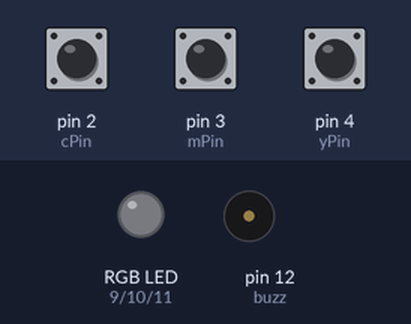
The sketch below on a simulated Arduino Uno, built with avr-gcc and run on an emulated ATmega328P. Shown: an RGB LED mixed from three pins (HIGH = lit), buzzer (waves = sounding, pin HIGH). Dashed ring = blinking. Inputs (shaded band) come from the test bench; at power-on: pin 2 (cPin) HIGH, pin 3 (mPin) HIGH, pin 4 (yPin) HIGH.

Above: at 1.2 s.
1.3 s: pin 2 (cPin) pulled LOW for 0.15 s
At 2.0 s:
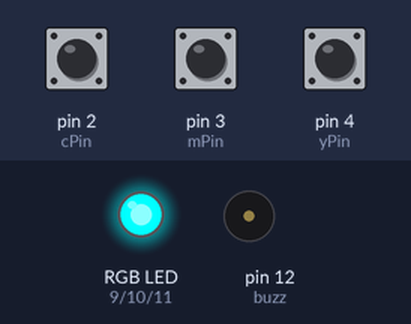
4.4 s: pin 3 (mPin) pulled LOW for 3.2 s
At 5.2 s:
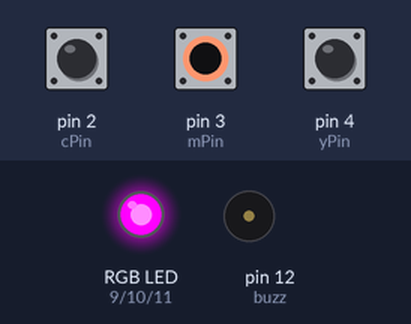
10.6 s: pin 3 (mPin) pulled LOW for 0.15 s
At 13.0 s:
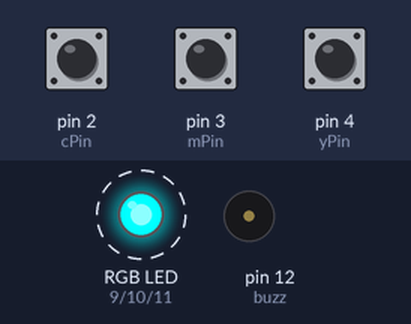
13.7 s: pin 3 (mPin) pulled LOW for 1 s
At 15.5 s:
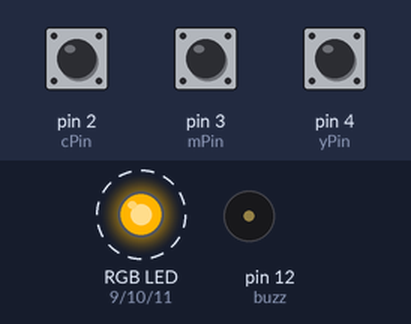
Timing chart, 0 to 18.2 s (numbered marks = the images above; inputs shaded):
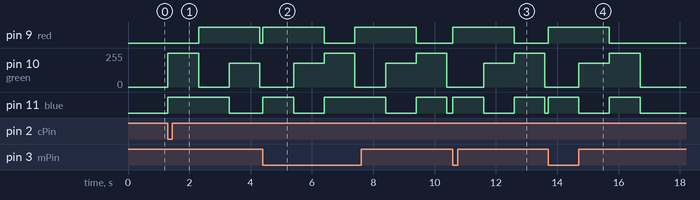

Measured:
- after the input at 1.3 s, pin 9 (red): LOW → HIGH after 1.0 s, → LOW 2.0 s later; pin 10 (green): 0/255 → 255/255 at once, → 0/255 1.0 s later, → 180/255 1.0 s later, → 0/255 1.0 s later; pin 11 (blue): LOW → HIGH at once, → LOW 2.0 s later
- after the input at 4.4 s, pin 9 (red): alternates HIGH for 2.0 s and LOW for 1.0 s, starting at once; pin 10 (green): 0/255 → 180/255 after 1.0 s, → 255/255 1.0 s later, → 0/255 1.0 s later, → 180/255 1.0 s later, … (6 changes in this stretch); pin 11 (blue): goes HIGH 1.0 s, LOW 1.0 s, HIGH 2.0 s, LOW 1.0 s, HIGH 1.0 s, then LOW, starting at once
- after the input at 10.6 s, pin 9 (red): LOW → HIGH at once, → LOW 2.0 s later; pin 10 (green): 0/255 → 180/255 after 1.0 s, → 255/255 1.0 s later, → 0/255 1.0 s later; pin 11 (blue): alternates HIGH for 1.0 s and LOW for 1.0 s, starting at once
- after the input at 13.7 s, pin 9 (red): LOW → HIGH at once, → LOW 2.0 s later; pin 10 (green): 0/255 → 180/255 after 1.0 s, → 255/255 1.0 s later, → 0/255 1.0 s later; pin 11 (blue): alternates HIGH for 1.0 s and LOW for 1.0 s, 4 changes in all, then stays LOW, starting at once

The sketch:

sketch_mar26_LEDcmyk_cycle_startswt.ino
```cpp
const int red = 9; // sets variable names to pin outs [read only]
const int green = 10;
const int blue = 11;
const int cPin = 2;
const int mPin = 3;
const int yPin = 4;
const int kPin = 5;
const int buzz = 12;

void setup() {
  // put your setup code here, to run once:
  pinMode(red, OUTPUT);
  pinMode(green, OUTPUT);
  pinMode(blue, OUTPUT);
  pinMode(cPin, INPUT_PULLUP);
  pinMode(mPin, INPUT_PULLUP);
  pinMode(yPin, INPUT_PULLUP);
  pinMode(kPin, INPUT_PULLUP);
  pinMode(buzz, OUTPUT);

}
void setColor(int r, int g, int b) //creates function to set colours by mixing RGB values from 0-255
{
analogWrite(red, r);
analogWrite(green, g);
analogWrite(blue, b);

}

void yellow() //creates function to call on setColor() to give yellow for 1000mS
{
  setColor(255,180, 0);
  delay(1000);
  setColor(0, 0, 0);
   }

void cyan() //creates function to call on setColor() to give cyan for 1000mS
{
  setColor(0, 255, 255);
  delay(1000);
  setColor(0, 0, 0);

}

void magenta() //creates function to call on setColor() to give magenta for 1000mS
{
  setColor(255, 0, 255);
  delay(1000);
  setColor(0, 0, 0);

  }
void off() //creates function to call on setColor() to give black [off]
{
  setColor(0, 0, 0);
  delay(1000);
}


// put your main code here, to run repeatedly:
void loop() {

const int cyanTrig = digitalRead(cPin); // assigns new variable names to pin IDs declared earlier.
const int magTrig = digitalRead(mPin);
const int yelTrig = digitalRead(yPin);
const int buzzTrig = digitalRead(buzz);

// starts CMYK sequence with cyan before waiting for next trigger
if (cyanTrig == LOW) {
   cyan();
  magenta();
  yellow();
}

// starts CMYK sequence with magenta before waiting for next trigger
if (magTrig == LOW) {
  magenta();
  yellow();
  cyan();
}

if (yelTrig == LOW) {
  yellow();
  cyan();
  magenta();
}

}
```
